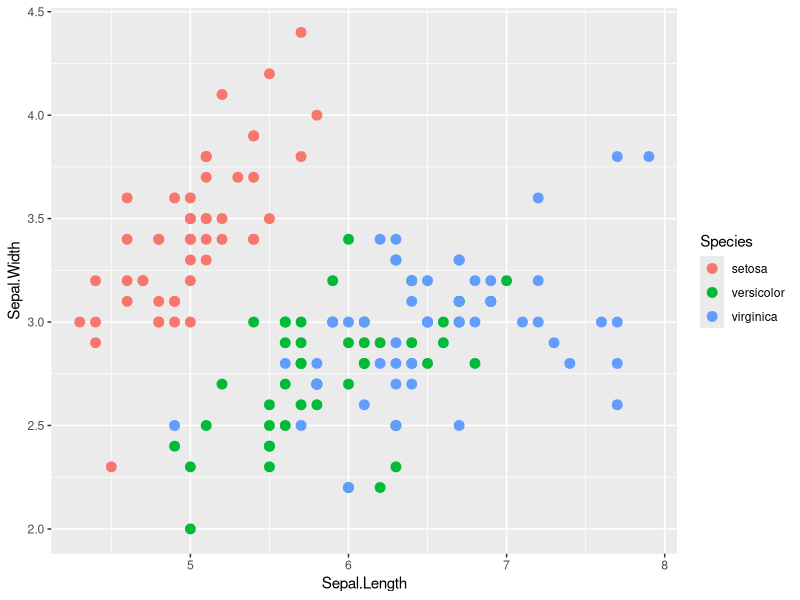
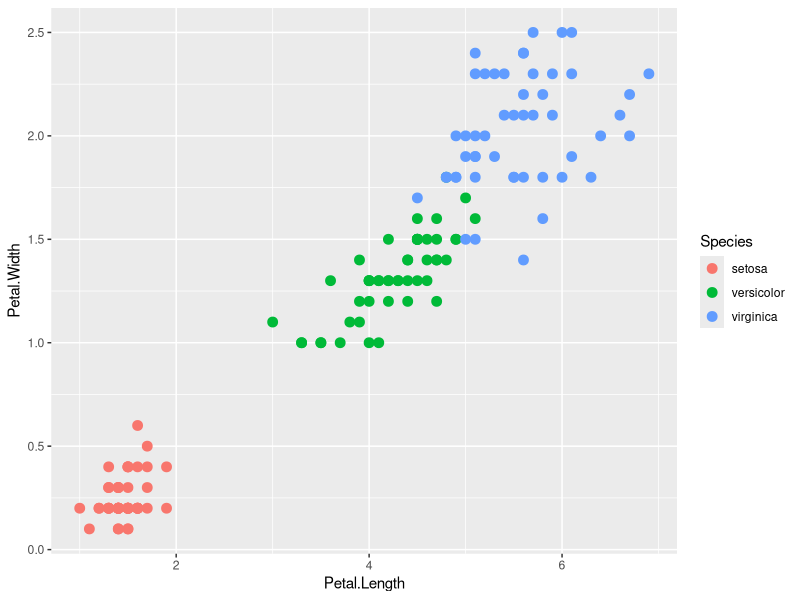

Generate these figures, in order, with R: (Note: this script raises an error after producing the figures.)
data <- iris

head(data)

library(ggplot2)

ggplot(data, aes(Sepal.Length,Sepal.Width))+geom_point(aes(col=Species),size=3)
ggplot(data, aes(Petal.Length,Petal.Width))+geom_point(aes(col=Species),size=3)

set.seed(150)

cluster_results <- kmeans(data[,1:4], centers = 3, nstart = 25)

cluster_results

table(cluster_results$cluster, data$species)

library(cluster)
clusplot(iris,cluster_results$cluster, color = T, shade = T, labels = 0,lines = 0)

library(here)

stData <- read.csv(here("Datasets", "student_portuguese_clean.csv"))

summary(stData)

# Ommit null values
stData <- na.omit(stData)

# Factorize the variables school, sex, address_type, family_size, parent_status, mother_education, father_education, mother_job, father_job, school_choice_reason, guardian, travel_time, study_time, school_support, family_support, extra_paid_classes, activities, nursery_school, higher_ed, internet_access, romantic_relationship
stData$school <- as.factor(stData$school)
stData$sex <- as.factor(stData$sex)
stData$address_type <- as.factor(stData$address_type)
stData$family_size <- as.factor(stData$family_size)
stData$parent_status <- as.factor(stData$parent_status)
stData$mother_education <- as.factor(stData$mother_education)
stData$father_education <- as.factor(stData$father_education)
stData$mother_job <- as.factor(stData$mother_job)
stData$father_job <- as.factor(stData$father_job)
stData$school_choice_reason <- as.factor(stData$school_choice_reason)
stData$guardian <- as.factor(stData$guardian)
stData$travel_time <- as.factor(stData$travel_time)
stData$study_time <- as.factor(stData$study_time)
stData$school_support <- as.factor(stData$school_support)
stData$family_support <- as.factor(stData$family_support)
stData$extra_paid_classes <- as.factor(stData$extra_paid_classes)
stData$activities <- as.factor(stData$activities)
stData$nursery_school <- as.factor(stData$nursery_school)
stData$higher_ed <- as.factor(stData$higher_ed)
stData$internet_access <- as.factor(stData$internet_access)
stData$romantic_relationship <- as.factor(stData$romantic_relationship)

# Remove all text columns
sdat <- subset(stData, select = -c(school, sex, address_type, family_size, parent_status, mother_education, father_education, mother_job, father_job, school_choice_reason, guardian, travel_time, study_time, school_support, family_support, extra_paid_classes, activities, nursery_school, higher_ed, internet_access, romantic_relationship))

ggplot(stData, aes(weekday_alcohol,social))+geom_point(aes(col=final_grade),size=3)

sdat <- stData[2:31]

cluster <- kmeans(sdat[2:10], centers = 2, nstart = 50)

cluster

table(cluster$cluster, stData$sex)

clusplot(stData,cluster$cluster, color = T, shade = T, labels = 0,lines = 0)
